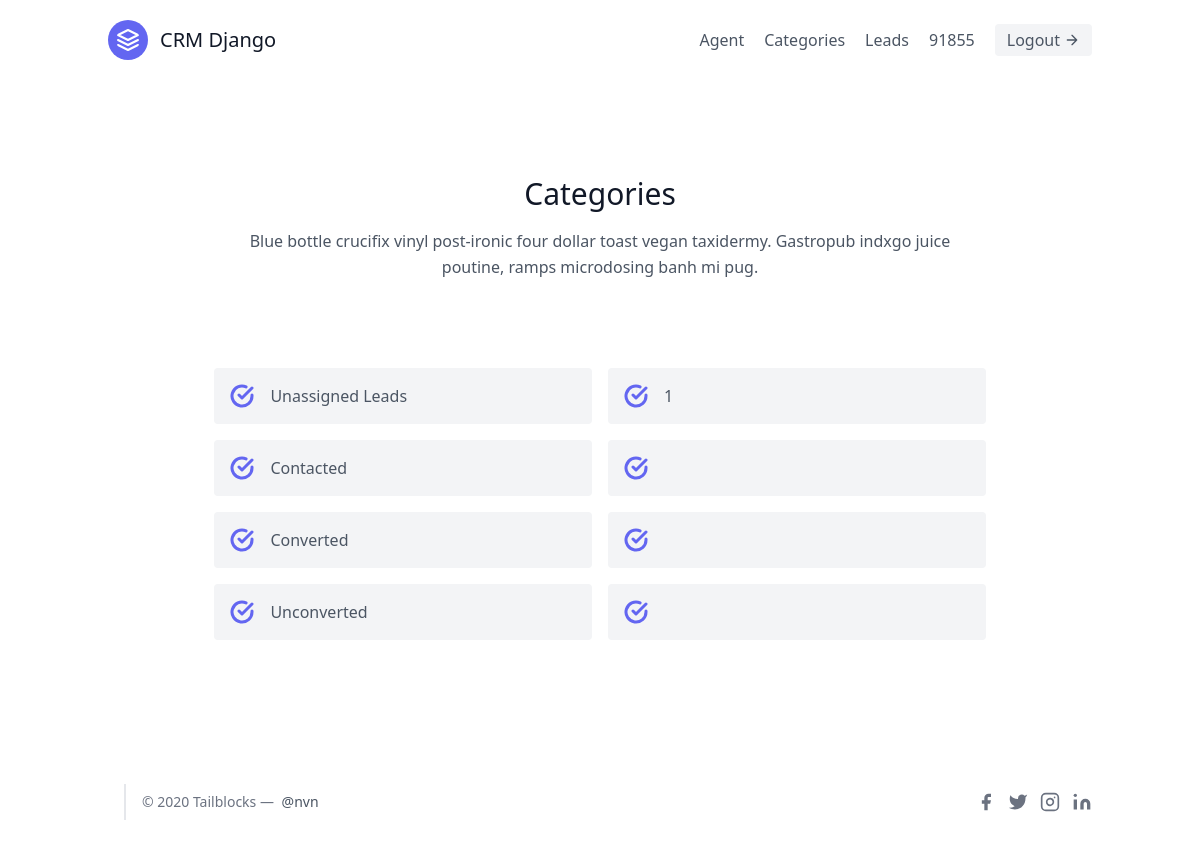
The page /leads/categories/ (signed in) on the database its author committed.
### leads/models.py (models this page shows, shortened)
class User(AbstractUser):
    is_organisor = models.BooleanField(default=True)
    is_agent = models.BooleanField(default=False)

class Category(models.Model):
    name = models.CharField(max_length=30)      #NEW, CONTACTED, CONVERTED, UNCONVERTED
    organisation = models.ForeignKey(UserProfile, on_delete=models.CASCADE)

### leads/views.py (the view)
# urls.py: path('categories/', CategoryListView.as_view(), name='categories'),
class CategoryListView(LoginRequiredMixin, ListView):
    template_name = "leads/category-list.html"
    context_object_name = "categories"
    def get_queryset(self):
        user = self.request.user
        if user.is_agent:
            queryset = Category.objects.filter(organisation=user.agent.organisation)
        elif user.is_organisor:
            queryset = Category.objects.filter(organisation=user.userprofile)
        return queryset
    def get_context_data(self, **kwargs):
        context = super(CategoryListView, self).get_context_data(**kwargs)
        user = self.request.user
        if user.is_agent:
            counts = Lead.objects.filter(organisation=user.agent.organisation, category__isnull=True).count()
        elif user.is_organisor:
            counts = Lead.objects.filter(organisation=user.userprofile,  category__isnull=True).count()
        context.update(
            {
                "unassigned_leads_count": counts
            }
        )
        return context

### leads/templates/leads/category-list.html (shortened to what this page needs)
{% extends 'base.html' %}
{% block content %}
<section class="text-gray-600 body-font">
    <div class="container px-5 py-24 mx-auto">
      <div class="text-center mb-20">
        <h1 class="sm:text-3xl text-2xl font-medium text-center title-font text-gray-900 mb-4">Categories</h1>
        <p class="text-base leading-relaxed xl:w-2/4 lg:w-3/4 mx-auto">Blue bottle crucifix vinyl post-ironic four dollar toast vegan taxidermy. Gastropub indxgo juice poutine, ramps microdosing banh mi pug.</p>
      </div>
      <div class="flex flex-wrap lg:w-4/5 sm:mx-auto sm:mb-2 -mx-2">
        <div class="p-2 sm:w-1/2 w-full">
            <div class="bg-gray-100 rounded flex p-4 h-full items-center">
            <svg fill="none" stroke="currentColor" stroke-linecap="round" stroke-linejoin="round" stroke-width="3" class="text-indigo-500 w-6 h-6 flex-shrink-0 mr-4" viewBox="0 0 24 24">
                <path d="M22 11.08V12a10 10 0 11-5.93-9.14"></path>
                <path d="M22 4L12 14.01l-3-3"></path>
            </svg>
            <a href="#" class="title-font font-medium">Unassigned Leads</a>
            </div>
        </div>
        <div class="p-2 sm:w-1/2 w-full">
            <div class="bg-gray-100 rounded flex p-4 h-full items-center">
            <svg fill="none" stroke="currentColor" stroke-linecap="round" stroke-linejoin="round" stroke-width="3" class="text-indigo-500 w-6 h-6 flex-shrink-0 mr-4" viewBox="0 0 24 24">
                <path d="M22 11.08V12a10 10 0 11-5.93-9.14"></path>
                <path d="M22 4L12 14.01l-3-3"></path>
            </svg>
            <span class="title-font font-medium">{{ unassigned_leads_count }}</span>
            </div>
        </div>
        {% for category in categories %}
            <div class="p-2 sm:w-1/2 w-full">
                <div class="bg-gray-100 rounded flex p-4 h-full items-center">
                <svg fill="none" stroke="currentColor" stroke-linecap="round" stroke-linejoin="round" stroke-width="3" class="text-indigo-500 w-6 h-6 flex-shrink-0 mr-4" viewBox="0 0 24 24">
                    <path d="M22 11.08V12a10 10 0 11-5.93-9.14"></path>
                    <path d="M22 4L12 14.01l-3-3"></path>
                </svg>
                <a href="{% url 'leads:category-details' pk=category.id %}" class="title-font font-medium">{{ category.name }}</a>
                </div>
            </div>
            <div class="p-2 sm:w-1/2 w-full">
                <div class="bg-gray-100 rounded flex p-4 h-full items-center">
                <svg fill="none" stroke="currentColor" stroke-linecap="round" stroke-linejoin="round" stroke-width="3" class="text-indigo-500 w-6 h-6 flex-shrink-0 mr-4" viewBox="0 0 24 24">
                    <path d="M22 11.08V12a10 10 0 11-5.93-9.14"></path>
                    <path d="M22 4L12 14.01l-3-3"></path>
                </svg>
                </div>
            </div>
        {% endfor %}
      </div>
    </div>
</section>
{% endblock content %}

### templates/navbar.html (shortened to what this page needs)
<header class="text-gray-600 body-font">
    <div class="container mx-auto flex flex-wrap p-5 flex-col md:flex-row items-center">
      <a href="{% url 'landing-page' %}" class="flex title-font font-medium items-center text-gray-900 mb-4 md:mb-0">
        <svg xmlns="http://www.w3.org/2000/svg" fill="none" stroke="currentColor" stroke-linecap="round" stroke-linejoin="round" stroke-width="2" class="w-10 h-10 text-white p-2 bg-indigo-500 rounded-full" viewBox="0 0 24 24">
          <path d="M12 2L2 7l10 5 10-5-10-5zM2 17l10 5 10-5M2 12l10 5 10-5"></path>
        </svg>
        <span class="ml-3 text-xl">CRM Django</span>
      </a>
      {% if request.user.is_authenticated %}
        <nav class="md:ml-auto flex flex-wrap items-center text-base justify-center">
          {% if request.user.is_organisor %}
          <a href="{% url 'agents:agent-list' %}" class="mr-5 hover:text-gray-900">Agent</a>
          {% endif %}
          <a href="{% url 'leads:categories' %}" class="mr-5 hover:text-gray-900">Categories</a>
          <a href="{% url 'leads:lead-list' %}" class="mr-5 hover:text-gray-900">Leads</a>
          <a href="{% url 'leads:lead-list' %}" class="mr-5 hover:text-gray-900">{{ request.user.username }}</a>
          <a href="{% url 'logout' %}" class="inline-flex items-center bg-gray-100 border-0 py-1 px-3 focus:outline-none hover:bg-gray-200 rounded text-base mt-4 md:mt-0">
            Logout
            <svg fill="none" stroke="currentColor" stroke-linecap="round" stroke-linejoin="round" stroke-width="2" class="w-4 h-4 ml-1" viewBox="0 0 24 24">
              <path d="M5 12h14M12 5l7 7-7 7"></path>
            </svg>
          </a>
        </nav>
      {% endif %}
    </div>
</header>

### rows shown on the page
User: user.username "91855"
Category: name "Contacted"
Category: name "Converted"
Category: name "Unconverted"

### other values the page prints
{{ unassigned_leads_count }} "1"
